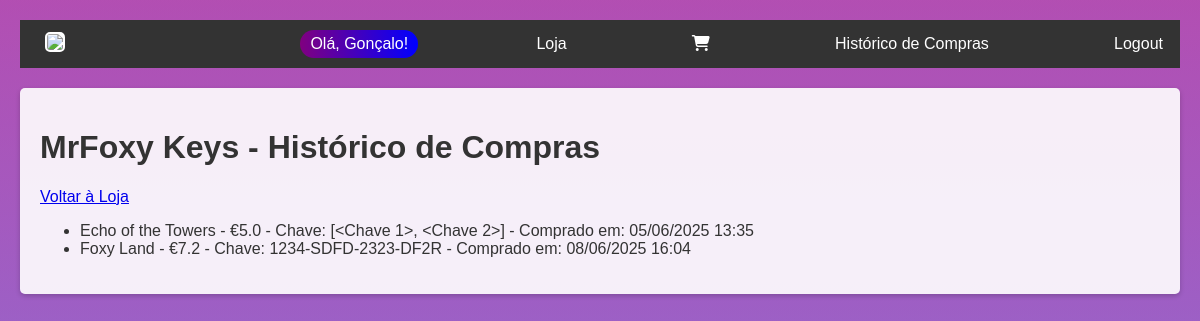
The app's page /loja/historico (signed in) with its own data.
### models.py (models this page shows, shortened)
class Utilizador(db.Model, UserMixin):
    id = db.Column(db.Integer, primary_key=True)
    username = db.Column(db.String(100), unique=True, nullable=False)
    password_hash = db.Column(db.String(200), nullable=False)
    role = db.Column(db.String(20), nullable=False, default='user')

class Compra(db.Model):
    id = db.Column(db.Integer, primary_key=True)
    utilizador_id = db.Column(db.Integer, db.ForeignKey('utilizador.id'), nullable=False)
    item_id = db.Column(db.Integer, db.ForeignKey('item.id'), nullable=False)
    chave_id = db.Column(db.Integer, db.ForeignKey('chave.id'), nullable=False)
    preco_pago = db.Column(db.Float, nullable=False)
    data_compra = db.Column(db.DateTime, nullable=False, default=datetime.utcnow)
    utilizador = db.relationship('Utilizador', backref='compras')
    item = db.relationship('Item')
    chave = db.relationship('Chave')

class Item(db.Model):
    id = db.Column(db.Integer, primary_key=True)
    nome = db.Column(db.String(200), nullable=False)
    desenvolvedor = db.Column(db.String(50), nullable=False)
    ano = db.Column(db.Integer, nullable=False)
    preco = db.Column(db.Float, nullable=False)
    chaves = db.relationship('Chave', backref='item', lazy=True)

class Chave(db.Model):
    id = db.Column(db.Integer, primary_key=True)
    chave = db.Column(db.String(50), unique=True, nullable=False)
    disponivel = db.Column(db.Boolean, nullable=False, default=True)
    item_id = db.Column(db.Integer, db.ForeignKey('item.id'), nullable=False)

### app.py (the view)
@app.route('/loja/historico')
@login_required
def historico():
    compras = Compra.query.filter_by(utilizador_id=current_user.id).all()
    carrinho_count = Carrinho.query.filter_by(utilizador_id=current_user.id).count()
    return render_template('historico.html', compras=compras, loja_nome="MrFoxy Keys", carrinho_count=carrinho_count)

### app.py (called while the page is built)
@login_manager.user_loader
def load_user(user_id):
    return Utilizador.query.get(int(user_id))

@app.before_request
def criar_bd():
    db.create_all()

### templates/historico.html
{% extends "base.html" %}
{% block conteudo %}
<h1>{{ loja_nome }} - Histórico de Compras</h1>
<p><a href="{{ url_for('listar') }}">Voltar à Loja</a></p>
{% if compras %}
    <ul>
    {% for compra in compras %}
        <li>{{ compra.item.nome }} - €{{ compra.preco_pago }} - Chave: {{ compra.chave.chave }} - Comprado em: {{ compra.data_compra.strftime('%d/%m/%Y %H:%M') }}</li>
    {% endfor %}
    </ul>
{% else %}
    <p>Você não possui compras registradas.</p>
{% endif %}
{% endblock %}

### templates/base.html (shortened to what this page needs)
<!DOCTYPE html>
<html>
<head>
    <link rel="stylesheet" href="https://cdnjs.cloudflare.com/ajax/libs/font-awesome/6.4.0/css/all.min.css">
    <link rel="stylesheet" href="{{url_for('static',filename='css/style.css')}}">
</head>
<body>
    <nav>
        <a href="{{url_for('index' ) }}">
            <img src="{{ url_for('static', filename='logo.png') }}">
        </a>
        {% if current_user.is_authenticated %}
            <span class="usercolor">Olá, {{ current_user.username }}!</span>
            <a href="{{ url_for('listar') }}">Loja</a>
            <a href="{{ url_for('carrinho') }}" class="cart-icon">
                <i class="fas fa-shopping-cart"></i>
            </a>
            <a href="{{ url_for('historico') }}">Histórico de Compras</a>
            <a href="{{ url_for('logout') }}">Logout</a>
        {% else %}
            <a href="{{ url_for('login') }}">Login</a>
            <a href="{{ url_for('registo') }}">Registo</a>
        {% endif %}
    </nav>
    <main>
        {% block conteudo %}{% endblock %}
    </main>
</body>
</html>

### static/css/style.css (style rules this page uses)
.usercolor { position: relative; display: inline-block; color: white; border-radius: 15px; padding: 5px 10px; background: linear-gradient(to right, purple, blue); overflow: hidden; }
html, body { height: 100vh; margin: 0; padding: 0; font-family: Arial, sans-serif; background: linear-gradient(to top, rgb(79, 79, 218, 0.5), rgb(153, 20, 153, 0.5)); color: white; }
body { padding: 20px; }
nav { display: flex; align-items: center; justify-content: space-between; background-color: #333; padding: 10px; margin-bottom: 20px; }
nav a { color: white; margin-right: 7px; margin-left: 15px; text-decoration: none; }
.cart-icon { position: relative; display: inline-block; }
nav img { height: 50px; border: 2px solid white; border-radius: 5px; background-color: white; }
main { background: rgba(255, 255, 255, 0.9); padding: 20px; border-radius: 5px; margin: 0 auto; max-width: 1200px; box-shadow: 0 2px 5px rgba(0, 0, 0, 0.2); color: #333; }

### records on screen
Utilizador: username "Gonçalo"
Compra: item.nome "Echo of the Towers", preco_pago "5.0", chave.chave "[<Chave 1>, <Chave 2>]", data_compra "05/06/2025 13:35"
Compra: item.nome "Foxy Land", preco_pago "7.2", chave.chave "1234-SDFD-2323-DF2R", data_compra "08/06/2025 16:04"

### other values on screen
{{ loja_nome }} "MrFoxy Keys"
